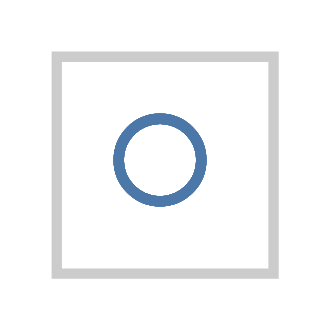

Describe this chart as a Vega-Lite specification.
### Vega specification from a JSON file in a GitHub repository (floating-point values rounded to 4 significant figures)
{"$schema": "https://vega.github.io/schema/vega/v3.0.json", "autosize": "pad", "padding": 5, "encode": {"update": {"stroke": {"value": "#ccc"}, "fill": {"value": "transparent"}}}, "data": [{"name": "source_0", "values": [{"a": "C", "b": 2}, {"a": "C", "b": 7}, {"a": "C", "b": 4}, {"a": "D", "b": 1}, {"a": "D", "b": 2}, {"a": "D", "b": 6}, {"a": "E", "b": 8}, {"a": "E", "b": 4}, {"a": "E", "b": 7}]}], "signals": [{"name": "width", "update": "21"}, {"name": "height", "update": "21"}], "marks": [{"name": "marks", "type": "symbol", "clip": true, "role": "point", "from": {"data": "source_0"}, "encode": {"update": {"x": {"value": 10.5}, "y": {"value": 10.5}, "stroke": {"value": "#4c78a8"}, "fill": {"value": "transparent"}, "opacity": {"value": 0.7}}}}], "config": {"axis": {"quantitativeExtent": 30}}}
